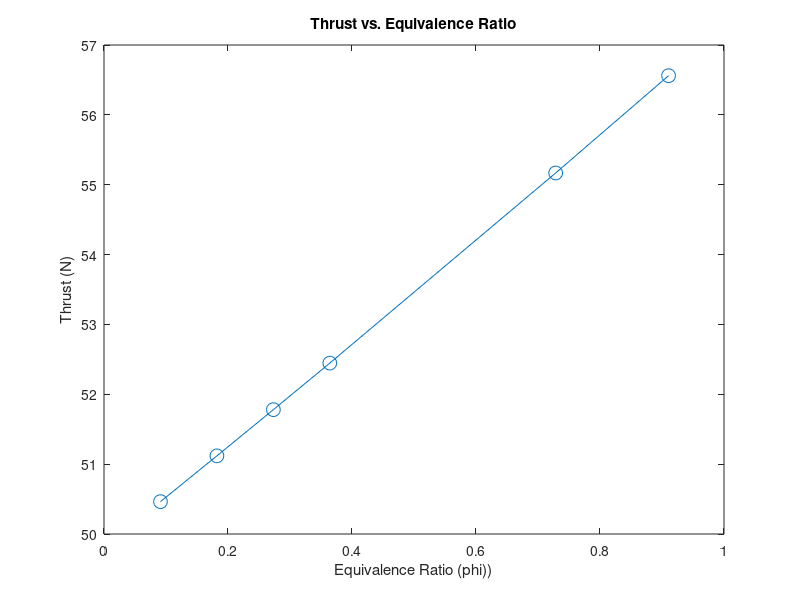

This figure's MATLAB source: (Note: this script raises an error after producing the figure.)
%Part 4, Varying paramters
clc;
clear all;
close all;

% varying phi
phi = [0.0911	0.1821	0.2732	0.3642	0.7285	0.9106];
Thrust_phi = [50.4632	51.1187	51.78	52.4464	55.1681	56.561];
markerSize = 10;
plot(phi, Thrust_phi, 'marker', 'o', 'MarkerSize', markerSize);
xlabel('Equivalence Ratio (phi))');
ylabel('Thrust (N)');
title('Thrust vs. Equivalence Ratio');
set(gcf,'color','w');

%Raw data at max spool speed
rpm = 70500;
Tm2 = 20.9066 + 273.15; %Cross flow
Tm3 = 171.9082 + 273.15; %Cross flow
Tm4 = 597.3990 + 273.15; %Cross flow
Tm5 = 556.9158 + 273.15; %Axial flow
Tm8 = 514.3652 + 273.15; %Cross flow
dp2 = 1.6022 * 10^3; %Differential
pt3 = 132.8239 * 10^3; %Stagnation
p4 =  128.2483 * 10^3; %Static
pt5 = 15.7876 * 10^3; %Stagnation
pt8 = 11.2959 * 10^3; %Stagnation
m_dot_fuel = 0.0032; %kg/s
thrust = 7.9 * 4.4482216; %N

Po2 = 101.3 * 10^3; % Pa

%Convert pressures from gauge to absolute
pt3 = pt3 + Po2;
p4 = p4 + Po2;
pt5 = pt5 + Po2;
pt8 = pt8 + Po2;

%Given/known information
A1 = 27.3 * 0.00064516;
A2 = 6.4 * 0.00064516;
A3 = 9 * 0.00064516;
A4 = 7.2 * 0.00064516;
A5 = 4.7 * 0.00064516;
A8 = 3.87 * 0.00064516;
RF_c = 0.68;
RF_a = 0.86;

%Time to actually find air m_dot, Ma, U, and rho at state 2
%Assumption - since Ma will be small, T2 = T2_measured ~= T2_actual
[~, ~, k, R] = sp_heats(Tm2, 'air');
Po2_over_P = Po2 ./ (Po2 - dp2);
Ma_2 = sqrt((Po2_over_P.^((k - 1) ./ k) - 1) .* (2 ./ (k - 1)));
U_2 = sqrt(k .* R .* Tm2) .* Ma_2;
rho_2 = (Po2 - dp2) ./ (R .* Tm2);
m_dot = rho_2 .* U_2 .* A2;

%Calculate air-fuel ratio
af = m_dot ./ m_dot_fuel;

%Define LHV
LHV = (42800 * 10^3) * 170.145/1000; %converted to J/mol

MM.O2 = 32;
MM.N2 = 28.02;
MM.C = 12.01;
MM.H = 1.008;
MM.H2O = 18.016;
MM.CO2 = 44.01;
MM.JetA = 170.145;

%stochiometric air fuel and equivalence ratio
AF_s = (17.85 * MM.O2 + 17.85*(79/21) * MM.N2) / (12.3 * MM.C + 22.2 * MM.H);
phi = AF_s ./ af;

% Adiabatic flame temp is about 900K
To4 = [700 750 800 850 900];
eta_turb = 0.2879;
eta_nozz = 0.5848;

for i=1:length(To4)
    To4(i)
    [Ma2(i), To2(i), T2(i), Po2_ratio(i)] = ...
        zachStuart(Tm2, Po2, m_dot, A2, RF_c, 'air');
    [Ma3(i), To3(i), T3(i), Po3_ratio(i)] = ...
        zachStuart(Tm3, pt3, m_dot, A3, RF_c, 'air');
    
    [Ma4(i), T4(i), Po5_ratio(i)] = richieTran(To4(i), p4, m_dot + m_dot_fuel, A4);
   
    To5s(i) = turb_Ts(To4(i), pt5 / p4, 1, 'JetA', phi, MM);
    To5(i) = var_cp_turb(To4(i), To5s(i), eta_turb);
    [Ma5(i), T5(i), Po5_ratio(i)] = richieTran(To5(i), pt5, m_dot + m_dot_fuel, A5);
    
    To8s(i) = var_cp_neg(To5(i), pt8 / pt5);
    To8(i) = var_cp_nozz(To5(i), To8s(i), eta_nozz);
    [Ma8(i), T8(i), Po8_ratio(i)] = richieTran(To8(i), pt8, m_dot + m_dot_fuel, A8);

    
end

%Calculate speed of sound at each station
[~, ~, gamma2, ~] = sp_heats(T2, 'air');
[~, ~, gamma3, ~] = sp_heats(T3, 'air');
[~, ~, gamma4, ~] = sp_heats_JetA(T4, phi, MM);
[~, ~, gamma5, ~] = sp_heats_JetA(T5, phi, MM);
[~, ~, gamma8, ~] = sp_heats_JetA(T8, phi, MM);


U2 = Ma2 .* sqrt(gamma2 .* R .* T2);
U3 = Ma3 .* sqrt(gamma3 .* R .* T3);
U4 = Ma4 .* sqrt(gamma4 .* R .* T4);
U5 = Ma5 .* sqrt(gamma5 .* R .* T5);
U8 = Ma8 .* sqrt(gamma8 .* R .* T8);

%Compute all static pressures from stagnation ratios
stag_two = ones(1, length(rpm)) * Po2;
P2 = stag_two ./ Po2_ratio;
P3 = pt3 ./ Po3_ratio;
%P4 = p4./ Po4_ratio;
P5 = pt5 ./ Po5_ratio;
P8 = pt8 ./ Po8_ratio;

%Calculate thrust terms - CV from state 0 to state 8
Ft_calc = ((m_dot + m_dot_fuel) .* U8)
thrust_sp = Ft_calc ./ m_dot
TSFC = m_dot_fuel ./ Ft_calc

%Marker size var
markerSize = 10;

%Convert rpm tp krmp
krpm = rpm ./ 1000;

figure;
plot(To4, Ft_calc, 'marker', 'o', 'MarkerSize', markerSize);
xlabel('Turbine Inlet Temperature To4 (K)');
ylabel('Thrust (N)');
title('Thrust vs. Turbine Inlet Temperature');
set(gcf,'color','w');

%Find Q_dot into system and work out of turbine
lhv = 42800 * 10^3; %J/kg
Q_dot = m_dot_fuel .* lhv;
W_net = (m_dot + m_dot_fuel) .* (U8 .^ 2)  ./ 2;
eta_therm = W_net ./ Q_dot

figure;
plot(To4, eta_therm * 100, 'marker', 'o', 'MarkerSize', markerSize);
xlabel('Thermal Efficiency vs. Inlet Temperature To4 (K)');
ylabel('Thermal Efficiency (%)');
title('Thermal Efficiency vs. Turbine Inlet Temperature');
set(gcf,'color','w');

plotfixer;